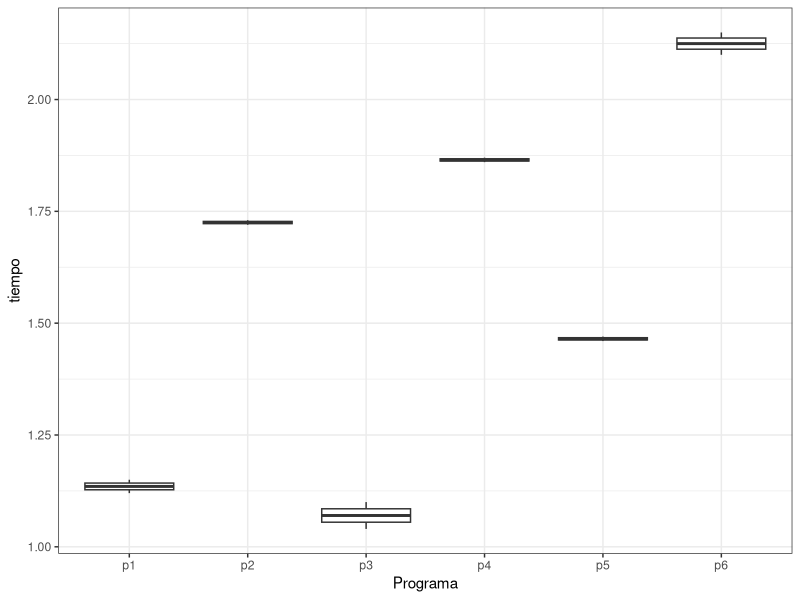
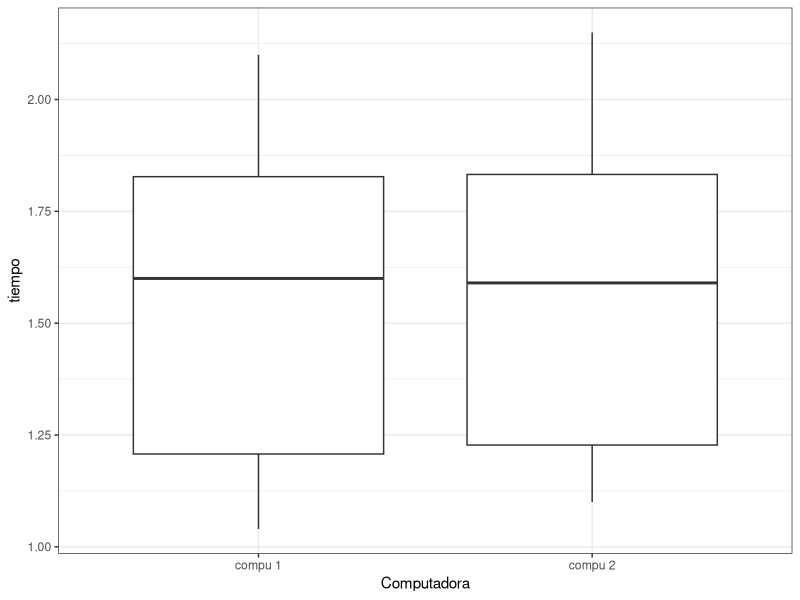
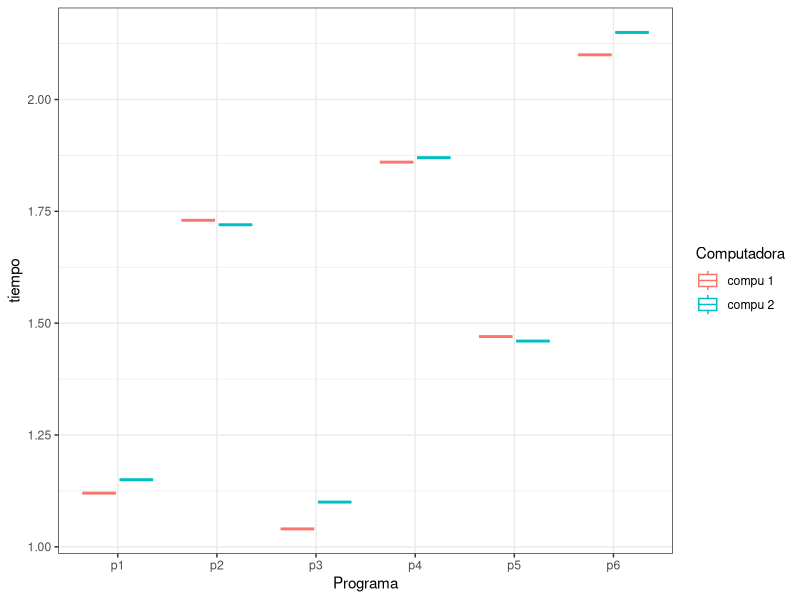
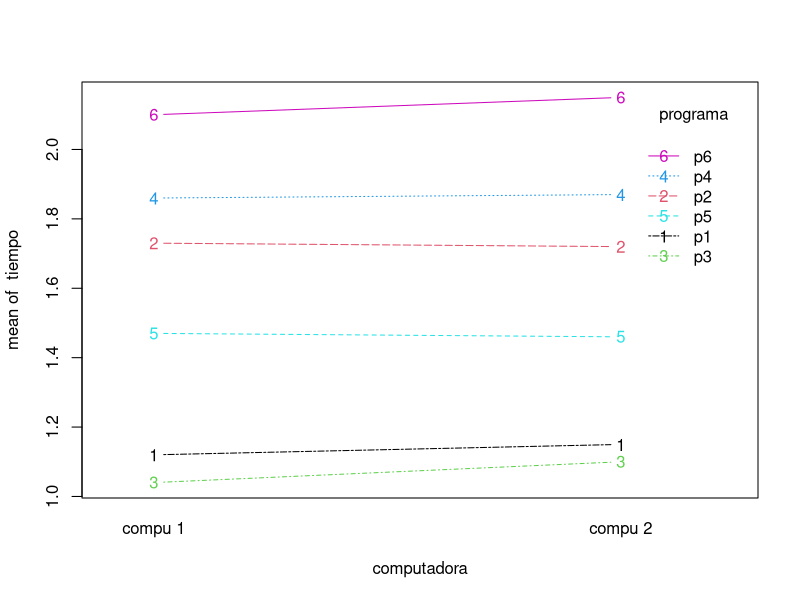
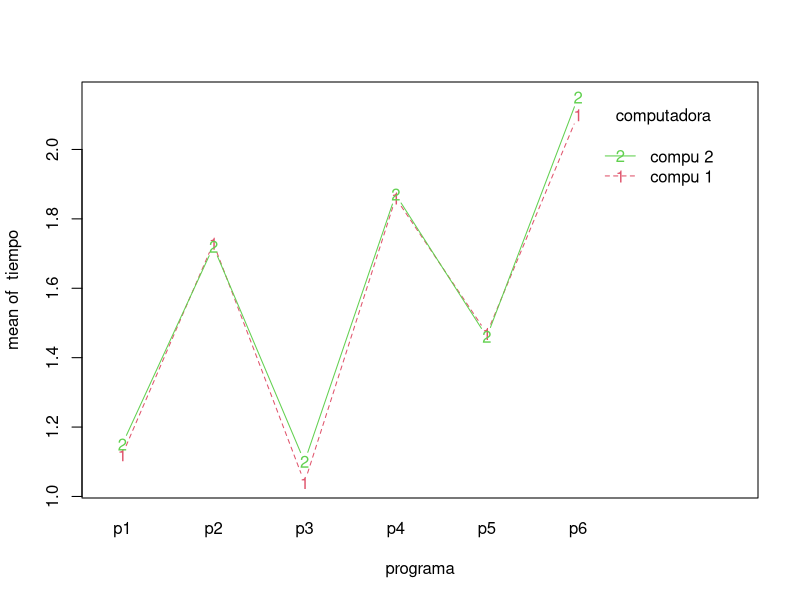
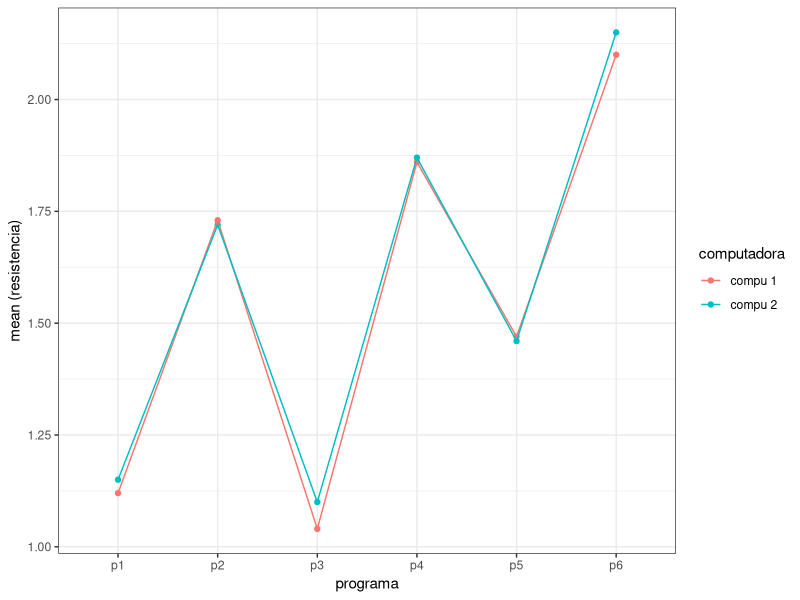
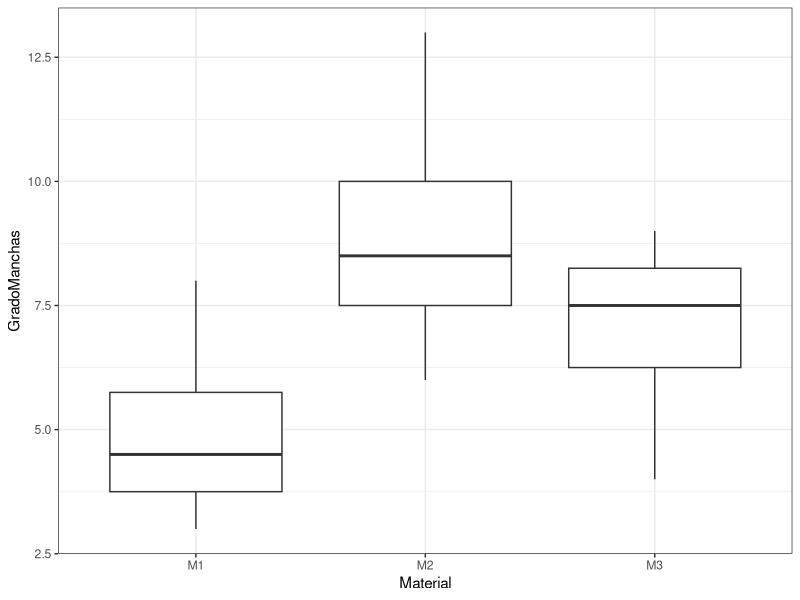
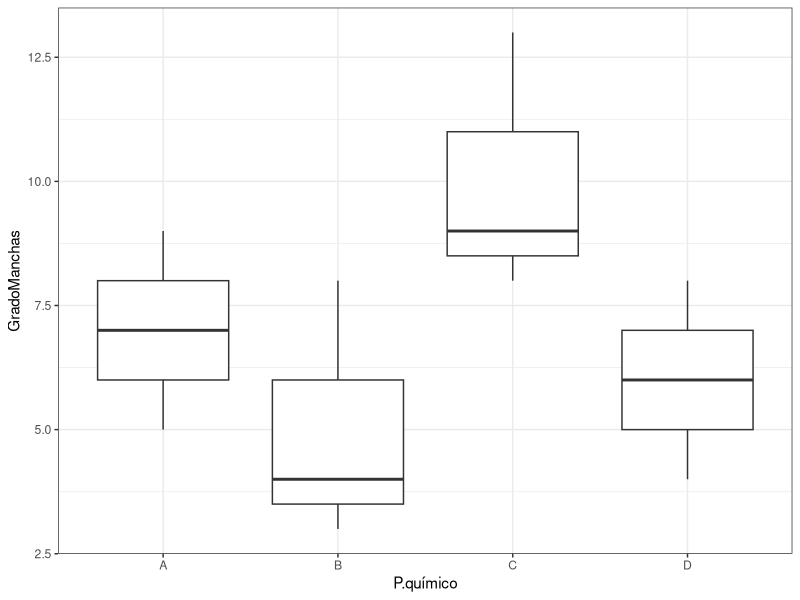

These figures' R source, in order:
## ---- chunk 1
#FORMULACIÓN DATA FRAME
tiempo<-c(1.12,1.73,1.04,1.86,1.47,2.10,1.15,1.72,1.10,1.87,1.46,2.15)
computadora<-c(rep(c("compu 1", "compu 2"), c(6,6)))
programa<-rep(c("p1","p2","p3","p4","p5","p6"), each =1, times =2)

datos <-data.frame(Computadora = computadora, Programa=as.factor(programa), tiempo = tiempo) 
datos

# BOXPLOTS
library(ggplot2)
library(gridExtra)
ggplot(data = datos, aes(x = Programa, y = tiempo)) +
geom_boxplot() + theme_bw()

ggplot(data = datos, aes(x = Computadora, y = tiempo)) +
geom_boxplot() + theme_bw()

ggplot(data = datos, aes(x = Programa, y = tiempo, colour = Computadora)) +
geom_boxplot() + theme_bw()


#GRÁFICOS DE INTERACCIÓN
interaction.plot(computadora, programa, tiempo, col = 1:6, type = "b")
interaction.plot(programa,computadora, tiempo,col = 2:5, type = "b")

ggplot(data = datos, aes(x = programa, y = tiempo, colour = computadora,
                         group = computadora)) +
    stat_summary(fun = mean, geom = "point") +
    stat_summary(fun = mean, geom = "line") +
    labs(y  =  'mean (resistencia)') +
    theme_bw()

#ANOVA
anova <- aov(tiempo ~ Computadora * Programa, data = datos)
summary(anova)
anovadd <- aov(tiempo ~ Computadora + Programa, data = datos)
summary(anovadd)
## ---- chunk 2
#FORMULACIÓN DATA FRAME
GradoManchas<-c(5,9,7,3,8,4,8,13,9,4,6,8)
P.químico<-c(rep(c("A", "B","C","D"), c(3,3,3,3)))
Material<-rep(c("M1","M2","M3"), each =1, times =4)

datos <-data.frame(P.químico = P.químico, Material=as.factor(Material), GradoManchas = GradoManchas) 
datos

# BOXPLOTS
library(ggplot2)
library(gridExtra)

ggplot(data = datos, aes(x = Material, y = GradoManchas)) +
  geom_boxplot() + theme_bw()

ggplot(data = datos, aes(x = P.químico, y = GradoManchas)) +
  geom_boxplot() + theme_bw()

ggplot(data = datos, aes(x = Material, y = GradoManchas, colour = P.químico)) +
  geom_boxplot() + theme_bw()


#GRÁFICOS DE INTERACCIÓN
interaction.plot(P.químico, Material, GradoManchas, col = 1:6, type = "b")
interaction.plot(Material, P.químico, GradoManchas,col = 2:5, type = "b")

#ANOVA
anova <- aov(GradoManchas ~ P.químico * Material, data = datos)
summary(anova)
anovadd <- aov(GradoManchas ~ P.químico  + Material, data = datos)
summary(anovadd)

## ---- chunk 3
#FORMULACIÓN DATA FRAME
costo<-c(736,745,668,1065,1202,836,725,618,869,1172,1492,1384,1214,1502,1682,996,884,802,1571,1272)
Ubicacion<-c(rep(c("Riverside", "San Bernardino", "Hollywood", "Long beach"), c(5,5,5,5)))
Compañia<-rep(c("21stCentury","Allstate","AAA","Fireman's fund","State farme"), each =1, times =4)

datos <-data.frame(Ubicacion = Ubicacion, Compañia=as.factor(Compañia), costo = costo) 
datos

# BOXPLOTS
library(ggplot2)
library(gridExtra)
ggplot(data = datos, aes(x = Compañia, y = costo)) +
  geom_boxplot() + theme_bw()

ggplot(data = datos, aes(x = Ubicacion, y = costo)) +
  geom_boxplot() + theme_bw()

ggplot(data = datos, aes(x = Compañia, y = costo, colour = Ubicacion)) +
  geom_boxplot() + theme_bw()

#GRÁFICOS DE INTERACCIÓN
interaction.plot(Ubicacion, Compañia, costo, col = 1:6, type = "b")
interaction.plot(Compañia, Ubicacion, costo,col = 2:5, type = "b")

#ANOVA
anova <- aov(costo ~ Ubicacion * Compañia, data = datos)
summary(anova)
anovadd <- aov(costo ~ Ubicacion + Compañia, data = datos)
summary(anovadd)
## ---- chunk 4
#FORMULACIÓN DATA FRAME
promedio<-c(11,13,16,10,15,17,20,12,10,15,13,10)
preparacion<-c(rep(c("A", "B", "C"), c(4,4,4)))
lugar<-rep(c("lug1","lug2","lug3","lug4"), each =1, times =3)

datos <-data.frame(preparacion = preparacion, lugar=as.factor(lugar), promedio = promedio) 
datos

# BOXPLOTS
library(ggplot2)
library(gridExtra)
ggplot(data = datos, aes(x = lugar, y = promedio)) +
  geom_boxplot() + theme_bw()

ggplot(data = datos, aes(x = preparacion, y = promedio)) +
  geom_boxplot() + theme_bw()

ggplot(data = datos, aes(x = lugar, y = promedio, colour = preparacion)) +
  geom_boxplot() + theme_bw()

#GRÁFICOS DE INTERACCIÓN
interaction.plot(preparacion, lugar, promedio, col = 1:6, type = "b")
interaction.plot(lugar, preparacion, promedio,col = 2:5, type = "b")

#ANOVA
anova <- aov(promedio ~ preparacion * lugar, data = datos)
summary(anova)
anovadd <- aov(promedio ~ preparacion + lugar, data = datos)
summary(anovadd)
## ---- chunk 5
#FORMULACIÓN DATA FRAME
disntancia<-c(2.764,2.568,2.506,2.612,2.238,3.043,2.977,2.533,2.675,2.616,2.600,2.183,2.334,2.164,2.127,3.049,3.028,2.895,2.724,2.697)
bloque<-c(rep(c("b1","b2","b3","b4"), c(5,5,5,5)))
pasto<-rep(c("A","B","C","D","E"), each =1, times =4)

datos <-data.frame(bloque = bloque, pasto=as.factor(pasto), disntancia = disntancia) 
datos

# BOXPLOTS
library(ggplot2)
library(gridExtra)
ggplot(data = datos, aes(x = pasto, y = disntancia)) +
  geom_boxplot() + theme_bw()

ggplot(data = datos, aes(x = bloque, y = disntancia)) +
  geom_boxplot() + theme_bw()

ggplot(data = datos, aes(x = pasto, y = disntancia, colour = bloque)) +
  geom_boxplot() + theme_bw()

#GRÁFICOS DE INTERACCIÓN
interaction.plot(bloque, pasto, disntancia, col = 1:6, type = "b")
interaction.plot(pasto, bloque, disntancia,col = 2:5, type = "b")

#ANOVA
anova <- aov(disntancia ~ bloque * pasto, data = datos)
summary(anova)
anovadd <- aov(disntancia ~ bloque + pasto, data = datos)
summary(anovadd)
## ---- chunk 6
#FORMULACIÓN DATA FRAME
tiempo<-c(15.2,16.9,17.1,14.3,16.4,16.1,14.7,15.9,15.7,15.1,16.7,17.0,14.0,15.6,15.5)
envio<-c(rep(c("Env1","Env2","Env3","Env4", "Env5"), c(3,3,3,3,3)))
paqueteria<-rep(c("I","II","III"), each =1, times =5)

datos <-data.frame(envio = envio, paqueteria=as.factor(paqueteria), tiempo = tiempo) 
datos

# BOXPLOTS
library(ggplot2)
library(gridExtra)
ggplot(data = datos, aes(x = paqueteria, y = tiempo)) +
  geom_boxplot() + theme_bw()

ggplot(data = datos, aes(x = envio, y = tiempo)) +
  geom_boxplot() + theme_bw()

ggplot(data = datos, aes(x = paqueteria, y = tiempo, colour = envio)) +
  geom_boxplot() + theme_bw()

#GRÁFICOS DE INTERACCIÓN
interaction.plot(envio, paqueteria, tiempo, col = 1:6, type = "b")
interaction.plot(paqueteria, envio, tiempo,col = 2:5, type = "b")

#ANOVA
anova <- aov(tiempo ~ envio * paqueteria, data = datos)
summary(anova)
anovadd <- aov(tiempo ~ envio + paqueteria, data = datos)
summary(anovadd)
